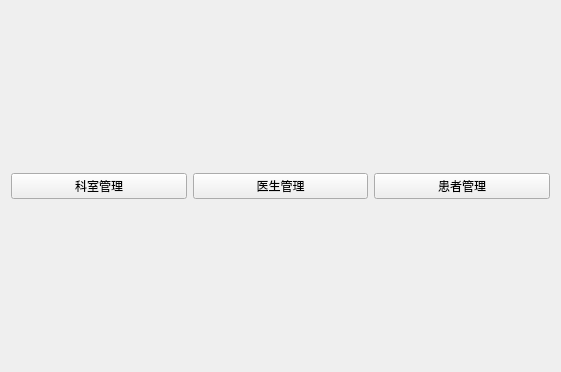
<?xml version="1.0" encoding="UTF-8"?>
<ui version="4.0">
 <class>WelcomeView</class>
 <widget class="QWidget" name="WelcomeView">
  <property name="geometry">
   <rect>
    <x>0</x>
    <y>0</y>
    <width>561</width>
    <height>372</height>
   </rect>
  </property>
  <property name="windowTitle">
   <string>欢迎</string>
  </property>
  <layout class="QVBoxLayout" name="verticalLayout">
   <item>
    <spacer name="verticalSpacer">
     <property name="orientation">
      <enum>Qt::Orientation::Vertical</enum>
     </property>
     <property name="sizeHint" stdset="0">
      <size>
       <width>20</width>
       <height>156</height>
      </size>
     </property>
    </spacer>
   </item>
   <item>
    <layout class="QHBoxLayout" name="horizontalLayout">
     <item>
      <widget class="QPushButton" name="pushButton">
       <property name="text">
        <string>科室管理</string>
       </property>
      </widget>
     </item>
     <item>
      <widget class="QPushButton" name="pushButton_2">
       <property name="text">
        <string>医生管理</string>
       </property>
      </widget>
     </item>
     <item>
      <widget class="QPushButton" name="pushButton_3">
       <property name="text">
        <string>患者管理</string>
       </property>
      </widget>
     </item>
    </layout>
   </item>
   <item>
    <spacer name="verticalSpacer_2">
     <property name="orientation">
      <enum>Qt::Orientation::Vertical</enum>
     </property>
     <property name="sizeHint" stdset="0">
      <size>
       <width>20</width>
       <height>155</height>
      </size>
     </property>
    </spacer>
   </item>
  </layout>
 </widget>
 <resources/>
 <connections/>
</ui>
